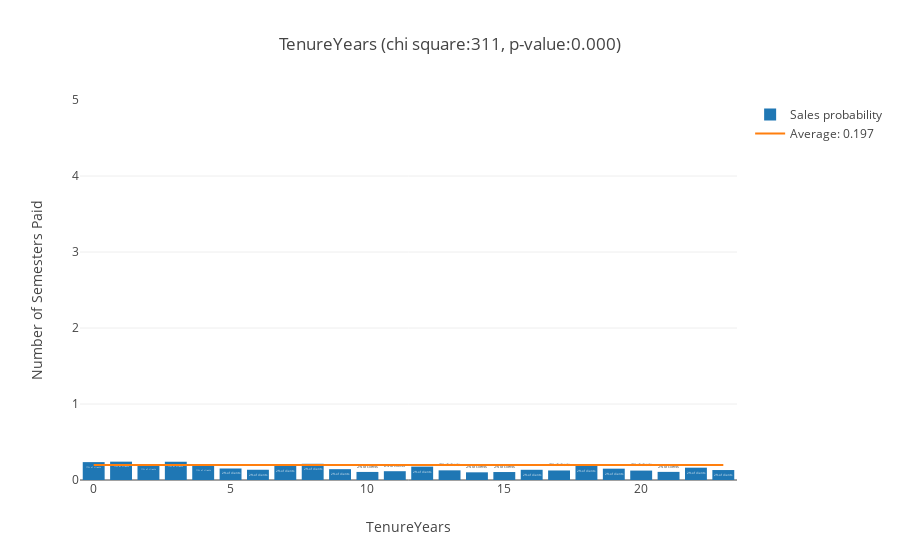

The code cell stored with this chart in its notebook:
### Markdown cell above
### Tenure ###

Client's tenure (year when the person became a client of the company)

### Code cell
db1['TenureYears'] = 2013 - db1['Tenure']
chi, pval, fig = analyze_feature('TenureYears', db1, categorical=False)
scores['TenureYears'] = (chi, pval)
iplot(fig)

### Figure 1 — Plotly figure (JSON) as saved in the notebook; plotly's stock layout.template omitted (floating-point values rounded to 4 significant figures)
{"data": [{"error_y": {"array": [0.9315, 0.9482, 0.8778, 0.9458, 0.8506, 0.7415, 0.6843, 0.8572, 0.8796, 0.7135, 0.6336, 0.6469, 0.8157, 0.6459, 0.6006, 0.6383, 0.7233, 0.6979, 0.8203, 0.7383, 0.6382, 0.603, 0.7874, 0.6809], "type": "data", "visible": false}, "name": "Sales probability", "text": ["17% of clients", "17% of clients", "11% of clients", "11% of clients", "11% of clients", "2% of clients", "2% of clients", "2% of clients", "2% of clients", "2% of clients", "2% of clients", "2% of clients", "2% of clients", "2% of clients", "2% of clients", "2% of clients", "2% of clients", "2% of clients", "2% of clients", "2% of clients", "2% of clients", "2% of clients", "2% of clients", "2% of clients"], "type": "bar", "x": [0, 1, 2, 3, 4, 5, 6, 7, 8, 9, 10, 11, 12, 13, 14, 15, 16, 17, 18, 19, 20, 21, 22, 23], "y": [0.2352, 0.2413, 0.2, 0.2403, 0.1992, 0.1514, 0.1347, 0.1844, 0.2132, 0.1425, 0.1062, 0.1157, 0.1762, 0.1271, 0.1011, 0.1049, 0.1344, 0.1253, 0.1875, 0.1491, 0.124, 0.1068, 0.1622, 0.1311]}, {"mode": "lines", "name": "Average: 0.197", "type": "scatter", "x": [0, 23], "y": [0.1974, 0.1974]}], "layout": {"barmode": "group", "title": "TenureYears (chi square:311, p-value:0.000)", "xaxis": {"title": "TenureYears"}, "yaxis": {"range": [0, 5], "title": "Number of Semesters Paid"}}}
